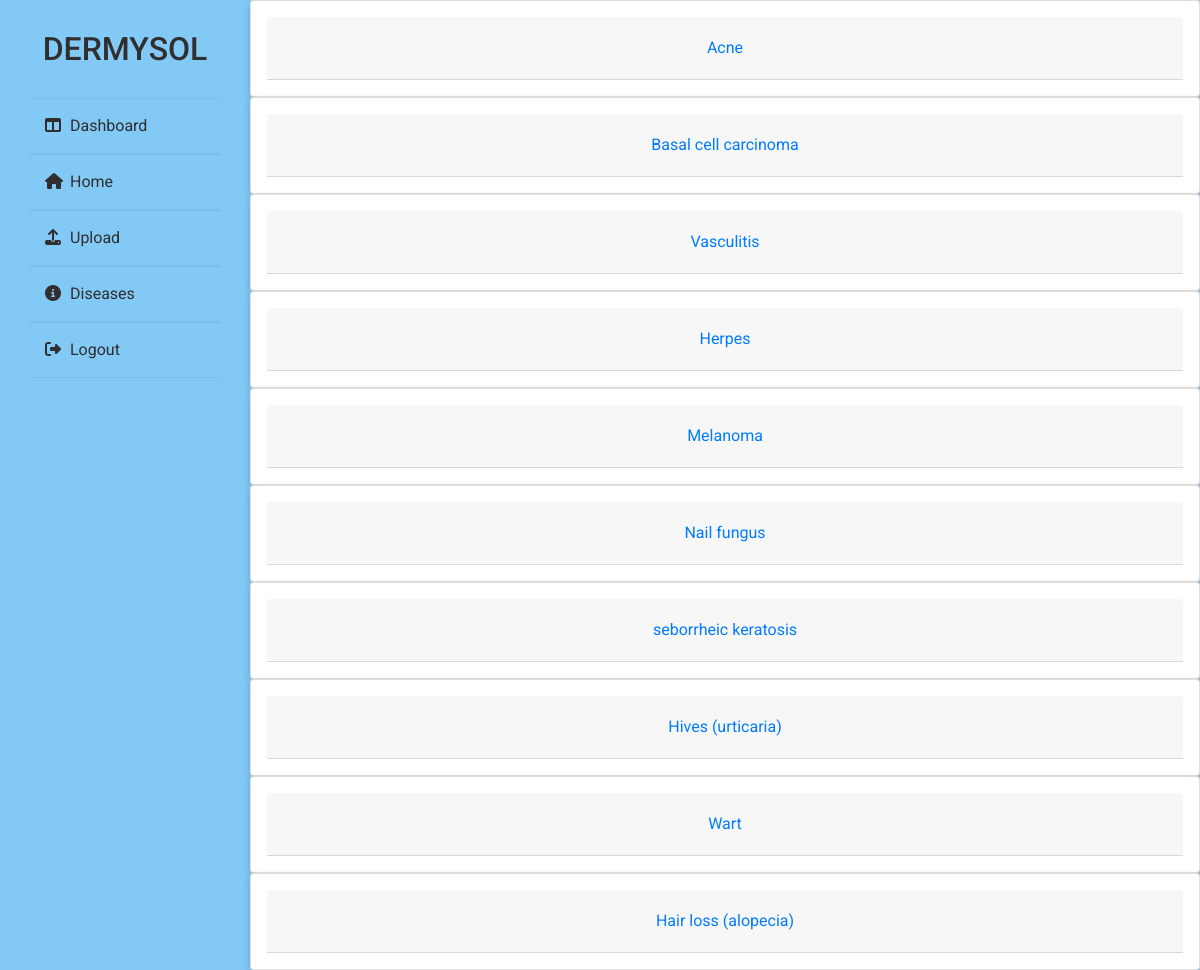
Page /diseaseinfo/ on the committed database.
### users/models.py (models this page shows, shortened)
class Disease(models.Model):
    name = models.CharField(max_length=500)
    description = models.TextField()

### users/views.py (the view)
# urls.py: path('diseaseinfo/', user_views.diseaseinfo,name='diseaseinfo'),
def diseaseinfo(request):
    diseases= Disease.objects.all()
    return render(request,'users/diseaseinfo.html',{'diseases':diseases})

### users/templates/users/diseaseinfo.html (shortened to what this page needs)
{% load static %}
<head>
    <link rel="stylesheet" href="{% static 'css/buttonstyle.css' %}">
	<link rel="stylesheet" href="{% static "users/dashboard.css" %}">
	<link rel="stylesheet" href="{% static "users/diseaseinfo.css" %}">
	<link rel="stylesheet" href="https://maxcdn.bootstrapcdn.com/bootstrap/4.0.0/css/bootstrap.min.css">
</head>
<body>
	<div class="wrapper" >
	  <div class="sidebar">
		  <h2>DERMYSOL</h2>
		  <ul>
			  <li><a href="{% url 'dashboard' %}"><i class="fas fa-columns"></i>Dashboard</a></li>
			 <li><a href="{% url 'home' %}"><i class="fas fa-home"></i>Home</a></li>
			 <li><a href="{% url 'predictimage' %}"><i class="fas fa-upload"></i>Upload</a></li>
             <li><a href="{% url 'diseaseinfo' %}"><i class="fas fa-info-circle"></i>Diseases</a></li>
			 <li><a href="{% url 'logout' %}"><i class="fas fa-sign-out-alt"></i>Logout</a></li>
		  </ul>
	  </div>
	  <div class="main-content">
		{% for item in diseases %}
		<div id="accordion">
			<div class="card">
			  <div class="card-header" id="heading">
				<h5 class="mb-0">
				  <button class="btn btn-link" data-toggle="collapse" data-target="#collapse{{item.name}}" aria-expanded="true" aria-controls="collapse">
					{{item.name}}
				  </button>
				</h5>
			  </div>
			</div>
		  </div>
		{% endfor %}
	  </div>
	</div>
</body>
</html>

### static/css/buttonstyle.css (style rules this page uses)
* { margin: 0; padding: 0; box-sizing: border-box; font-family: 'Poppins', sans-serif; }

### users/static/users/dashboard.css (style rules this page uses)
* { margin:0; padding:0; box-sizing: border-box; list-style: none; text-decoration: none; font-family: 'Roboto', sans-serif; }
body { background: #ffffff; }
.wrapper { display:flex; position: relative; }
.wrapper .sidebar { position: fixed; width:250px; height:100%; background: rgb(130, 201, 245); padding:30px; }
.wrapper .sidebar h2 { color:rgb(48, 46, 46); text-transform:uppercase; text-align:center; margin-bottom: 30px; }
.wrapper .sidebar ul li { padding:15px; border-bottom: 1px solid rgba(8, 7, 7, 0.05); border-top:1px solid rgba(12, 8, 8, 0.05); }
.wrapper .sidebar ul li a { color: rgb(48, 46, 46); display: block; }
.wrapper .sidebar ul li a .fas { width:25px; }
.wrapper .main-content { width:100%; margin-left:250px; }
.card { box-shadow: 0 4px 8px 0 rgba(7, 7, 7, 0.2); padding: 16px; line-height:30px; text-align: center; background-color: #82c8f7; }

### users/static/users/diseaseinfo.css (style rules this page uses)
* { margin:0; padding:0; text-decoration: none; font-family: 'Roboto', sans-serif; }
body { background: #ffffff; overflow-x:hidden; }
.main-content { display:flexbox; background-color: #a7cdf0; }

### rows in the picture
Disease: name "Acne"
Disease: name "Basal cell carcinoma"
Disease: name "Vasculitis"
Disease: name "Herpes"
Disease: name "Melanoma"
Disease: name "Nail fungus"
Disease: name "seborrheic keratosis"
Disease: name "Hives (urticaria)"
Disease: name "Wart"
Disease: name "Hair loss (alopecia)"
